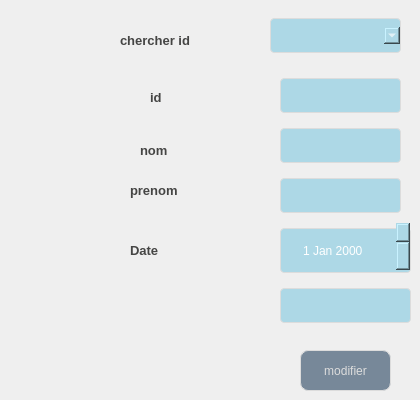
        <widget class="QWidget" name="tab_4">
         <attribute name="title">
          <string>modifier</string>
         </attribute>
         <widget class="QPushButton" name="pushButton_5">
          <property name="geometry">
           <rect>
            <x>300</x>
            <y>350</y>
            <width>91</width>
            <height>41</height>
           </rect>
          </property>
          <property name="styleSheet">
           <string notr="true">QPushButton {
	font: 87 8pt &quot;Segoe UI Black&quot;;
color: #dcdcdc;
background:#778899;
border: none;
border: 1px solid #DCDCDC;
border-radius: 8px;

}
QPushButton:hover {
color:#fff;
font: 87 8pt &quot;Segoe UI Black&quot;;
background:#ADD8E6;
border: none;
}</string>
          </property>
          <property name="text">
           <string>modifier</string>
          </property>
         </widget>
         <widget class="QLineEdit" name="modif1">
          <property name="geometry">
           <rect>
            <x>280</x>
            <y>70</y>
            <width>121</width>
            <height>51</height>
           </rect>
          </property>
          <property name="styleSheet">
           <string notr="true">QLineEdit {
  width: 100%;
  padding: 12px 20px;
  margin: 8px 0;
  display: inline-block;
  border: 1px solid #dcdcdc;
  border-radius: 4px;
  box-sizing: border-box;
  background: #ADD8E6;
  color: #FFFFFF;
}</string>
          </property>
         </widget>
         <widget class="QLineEdit" name="modif2">
          <property name="geometry">
           <rect>
            <x>280</x>
            <y>120</y>
            <width>121</width>
            <height>51</height>
           </rect>
          </property>
          <property name="styleSheet">
           <string notr="true">QLineEdit {
  width: 100%;
  padding: 12px 20px;
  margin: 8px 0;
  display: inline-block;
  border: 1px solid #dcdcdc;
  border-radius: 4px;
  box-sizing: border-box;
  background: #ADD8E6;
  color: #FFFFFF;
}</string>
          </property>
         </widget>
         <widget class="QLineEdit" name="modif3">
          <property name="geometry">
           <rect>
            <x>280</x>
            <y>170</y>
            <width>121</width>
            <height>51</height>
           </rect>
          </property>
          <property name="styleSheet">
           <string notr="true">QLineEdit {
  width: 100%;
  padding: 12px 20px;
  margin: 8px 0;
  display: inline-block;
  border: 1px solid #dcdcdc;
  border-radius: 4px;
  box-sizing: border-box;
  background: #ADD8E6;
  color: #FFFFFF;
}</string>
          </property>
         </widget>
         <widget class="QLabel" name="label_5">
          <property name="geometry">
           <rect>
            <x>150</x>
            <y>90</y>
            <width>47</width>
            <height>14</height>
           </rect>
          </property>
          <property name="styleSheet">
           <string notr="true">background-color: transparent;
font: 8pt &quot;Castellar&quot;;
	color: #454544;
	font-weight: bold;
	font-size: 13px;
border:none;</string>
          </property>
          <property name="text">
           <string>id</string>
          </property>
         </widget>
         <widget class="QLabel" name="label_6">
          <property name="geometry">
           <rect>
            <x>140</x>
            <y>140</y>
            <width>61</width>
            <height>20</height>
           </rect>
          </property>
          <property name="styleSheet">
           <string notr="true">background-color: transparent;
font: 8pt &quot;Castellar&quot;;
	color: #454544;
	font-weight: bold;
	font-size: 13px;
border:none;</string>
          </property>
          <property name="text">
           <string>nom</string>
          </property>
         </widget>
         <widget class="QLabel" name="label_7">
          <property name="geometry">
           <rect>
            <x>130</x>
            <y>180</y>
            <width>71</width>
            <height>20</height>
           </rect>
          </property>
          <property name="styleSheet">
           <string notr="true">background-color: transparent;
font: 8pt &quot;Castellar&quot;;
	color: #454544;
	font-weight: bold;
	font-size: 13px;
border:none;</string>
          </property>
          <property name="text">
           <string>prenom</string>
          </property>
         </widget>
         <widget class="QComboBox" name="comboBox">
          <property name="geometry">
           <rect>
            <x>270</x>
            <y>10</y>
            <width>131</width>
            <height>51</height>
           </rect>
          </property>
          <property name="styleSheet">
           <string notr="true">background-color: rgb(250, 211, 0);
width: 100%;
  padding: 12px 20px;
  margin: 8px 0;
  display: inline-block;
  border: 1px solid #dcdcdc;
  border-radius: 4px;
  box-sizing: border-box;
  background: #ADD8E6;
  color: #FFFFFF;</string>
          </property>
         </widget>
         <widget class="QLabel" name="label_8">
          <property name="geometry">
           <rect>
            <x>120</x>
            <y>30</y>
            <width>121</width>
            <height>20</height>
           </rect>
          </property>
          <property name="styleSheet">
           <string notr="true">background-color: transparent;
font: 8pt &quot;Castellar&quot;;
	color: #454544;
	font-weight: bold;
	font-size: 13px;
border:none;</string>
          </property>
          <property name="text">
           <string>chercher id</string>
          </property>
         </widget>
         <widget class="QDateEdit" name="modif4">
          <property name="geometry">
           <rect>
            <x>280</x>
            <y>220</y>
            <width>131</width>
            <height>61</height>
           </rect>
          </property>
          <property name="styleSheet">
           <string notr="true">background-color: rgb(250, 211, 0);
width: 100%;
  padding: 12px 20px;
  margin: 8px 0;
  display: inline-block;
  border: 1px solid #dcdcdc;
  border-radius: 4px;
  box-sizing: border-box;
  background: #ADD8E6;
  color: #FFFFFF;</string>
          </property>
         </widget>
         <widget class="QLineEdit" name="modif5">
          <property name="geometry">
           <rect>
            <x>280</x>
            <y>280</y>
            <width>131</width>
            <height>51</height>
           </rect>
          </property>
          <property name="styleSheet">
           <string notr="true">QLineEdit {
  width: 100%;
  padding: 12px 20px;
  margin: 8px 0;
  display: inline-block;
  border: 1px solid #dcdcdc;
  border-radius: 4px;
  box-sizing: border-box;
  background: #ADD8E6;
  color: #FFFFFF;
}</string>
          </property>
         </widget>
         <widget class="QLabel" name="label_22">
          <property name="geometry">
           <rect>
            <x>130</x>
            <y>240</y>
            <width>71</width>
            <height>20</height>
           </rect>
          </property>
          <property name="styleSheet">
           <string notr="true">background-color: transparent;
font: 8pt &quot;Castellar&quot;;
	color: #454544;
	font-weight: bold;
	font-size: 13px;
border:none;</string>
          </property>
          <property name="text">
           <string>Date</string>
          </property>
         </widget>
        </widget>
